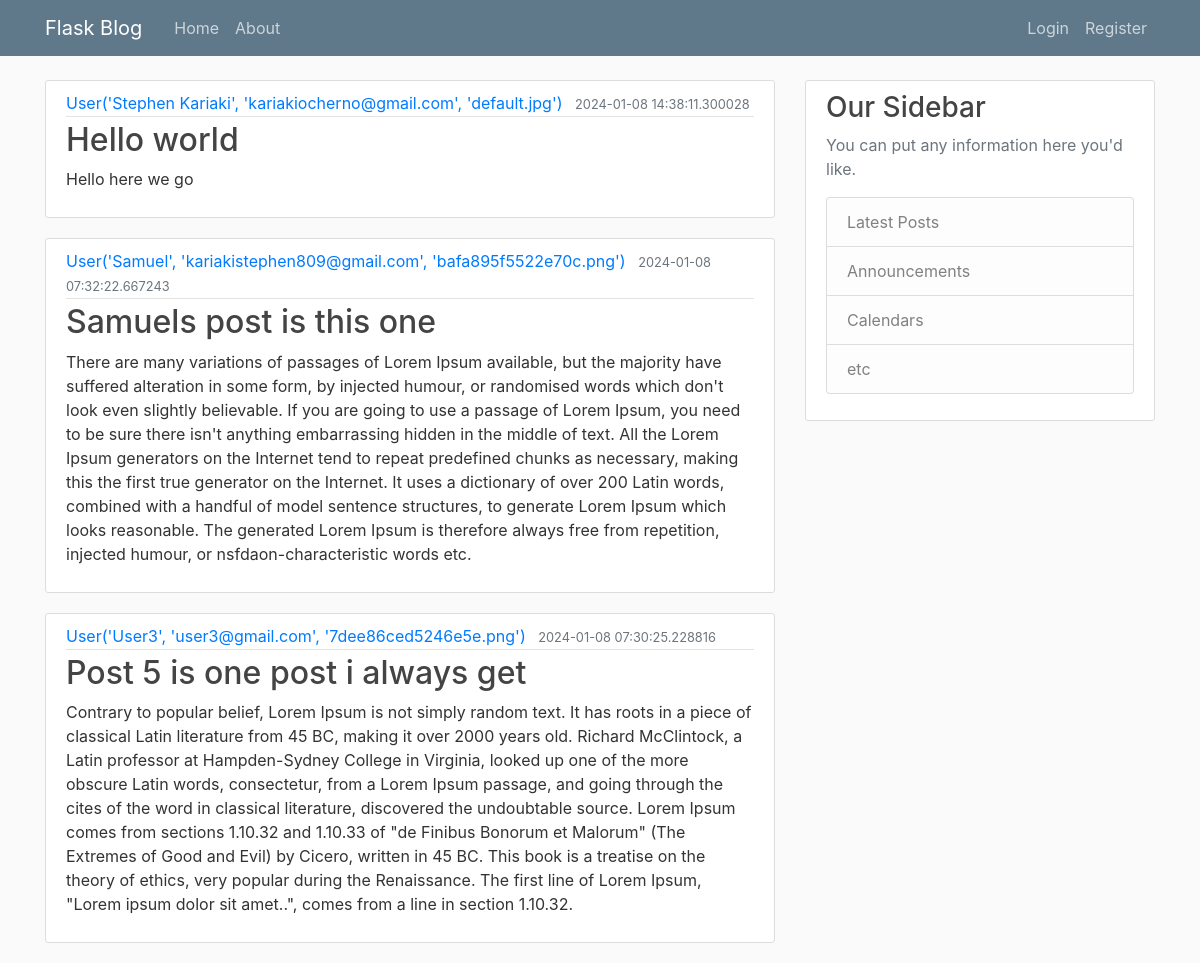
Page /home on the earlier database version.
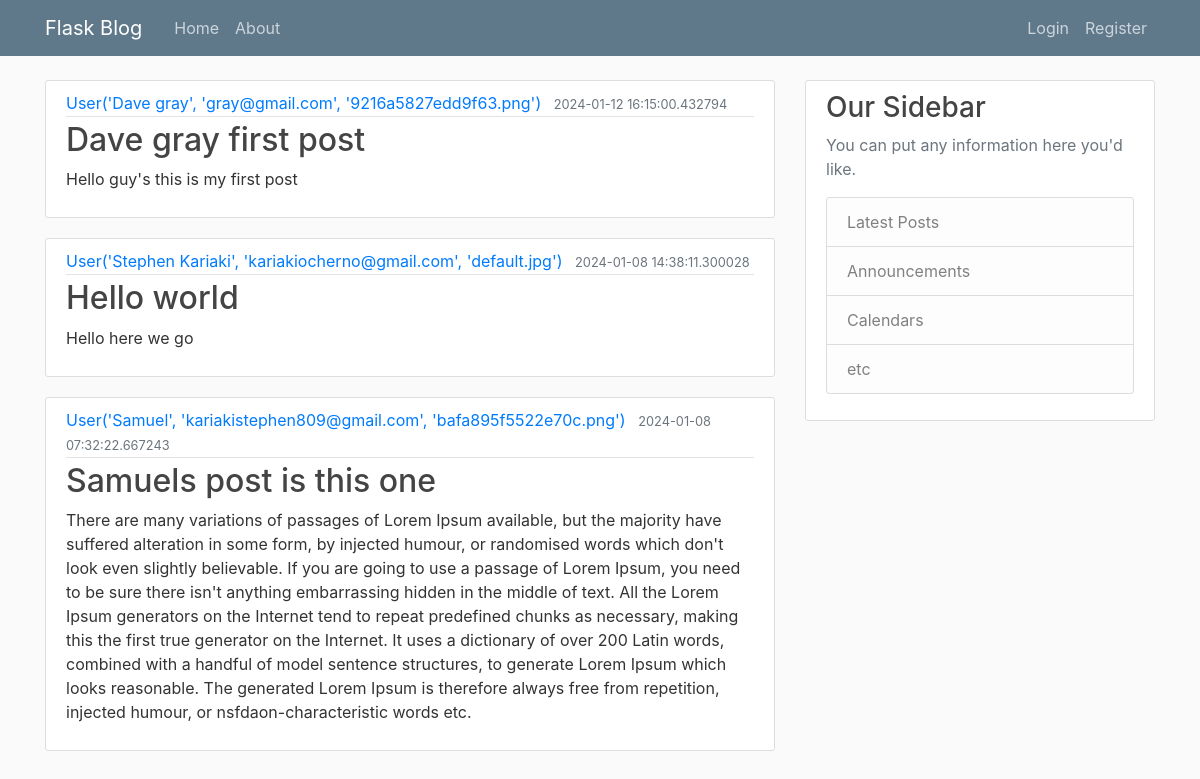
Same page on the later database version.
### flask_blog/models.py (models this page shows, shortened)
class Post(db.Model):
    id = db.Column(db.Integer, primary_key=True)
    title = db.Column(db.String(100), nullable=False)
    date_posted = db.Column(db.DateTime, nullable=False, default=datetime.utcnow)
    content = db.Column(db.Text, nullable=False)
    user_id = db.Column(db.Integer, db.ForeignKey('user.id'), nullable=False)

class User(db.Model, UserMixin):
    id = db.Column(db.Integer, primary_key=True)
    username = db.Column(db.String(20), unique=True, nullable=False)
    email = db.Column(db.String(120), unique=True, nullable=False)
    image_file = db.Column(db.String(20), nullable=False, default='default.jpg')
    password = db.Column(db.String(60), nullable=False)
    posts = db.relationship('Post', backref='author', lazy=True)
    def __repr__(self):
        return f"User('{self.username}', '{self.email}', '{self.image_file}')"

### flask_blog/main/routes.py (the view)
@main.route("/")
@main.route("/home")
def home():
    page = request.args.get('page', 1, type=int)
    posts = Post.query.order_by(Post.date_posted.desc()).paginate(page=page, per_page=3)
    return render_template('home.html', posts=posts)

### flask_blog/templates/home.html
{% extends 'layout.html' %}
{% block content %}
    {% for post in posts %}
        <article class="media content-section">
            <div class="media-body">
            <div class="article-metadata">
                <a class="mr-2" href="#">{{ post.author }}</a>
                <small class="text-muted">{{ post.date_posted }}</small>
            </div>
                <h2><a class="article-title" href="#">{{ post.title }}</a></h2>
                <p class="article-content">{{ post.content }}</p>
            </div>
        </article>
    {% endfor %}
{% endblock content %}

Differences in the rows shown:
no longer on this page (row unchanged): Post: author "User('User3', 'user3@gmail.com', '7dee86ced5246e5e.png')", date_posted "2024-01-08 07:30:25.228816", title "Post 5 is one post i always get", content "Contrary to popular belief, Lorem Ipsum is not simply random text. It has roots in a piece of classical Latin literature from 45 BC, making it over 2000 years old. Richard McClintock, a Latin professor at Hampden-Sydney College in Virginia, looked up one of the more obscure Latin words, consectetur, from a Lorem Ipsum passage, and going through the cites of the word in classical literature, discovered the undoubtable source. Lorem Ipsum comes from sections 1.10.32 and 1.10.33 of \"de Finibus Bonorum et Malorum\" (The Extremes of Good and Evil) by Cicero, written in 45 BC. This book is a treatise on the theory of ethics, very popular during the Renaissance. The first line of Lorem Ipsum,…"
added Post: author "User('Dave gray', 'gray@gmail.com', '9216a5827edd9f63.png')", date_posted "2024-01-12 16:15:00.432794", title "Dave gray first post", content "Hello guy's this is my first post"
